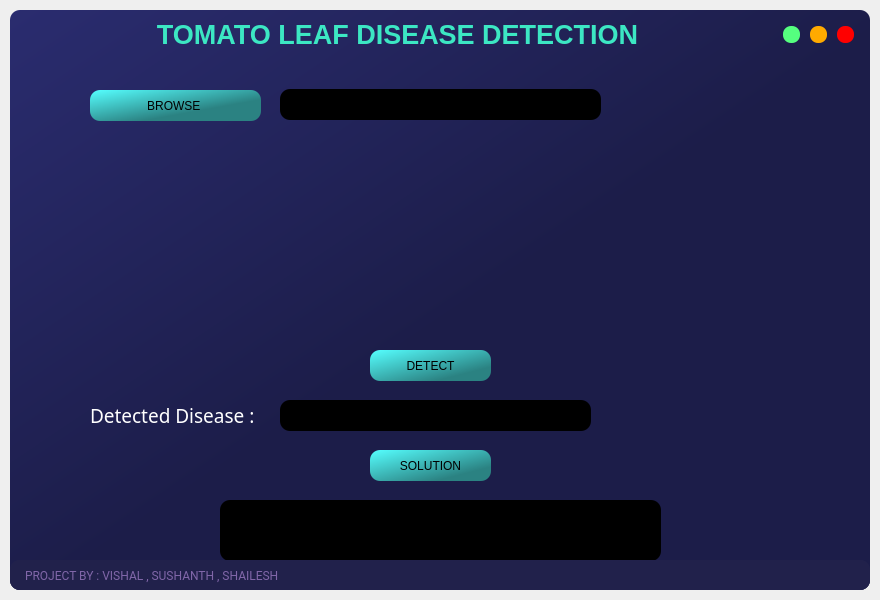
<?xml version="1.0" encoding="UTF-8"?>
<ui version="4.0">
 <class>MainWindow</class>
 <widget class="QMainWindow" name="MainWindow">
  <property name="geometry">
   <rect>
    <x>0</x>
    <y>0</y>
    <width>880</width>
    <height>600</height>
   </rect>
  </property>
  <property name="minimumSize">
   <size>
    <width>880</width>
    <height>600</height>
   </size>
  </property>
  <property name="windowTitle">
   <string>MainWindow</string>
  </property>
  <widget class="QWidget" name="centralwidget">
   <layout class="QVBoxLayout" name="drop_shadow_layout">
    <property name="spacing">
     <number>0</number>
    </property>
    <property name="leftMargin">
     <number>10</number>
    </property>
    <property name="topMargin">
     <number>10</number>
    </property>
    <property name="rightMargin">
     <number>10</number>
    </property>
    <property name="bottomMargin">
     <number>10</number>
    </property>
    <item>
     <widget class="QFrame" name="drop_shadow_frame">
      <property name="styleSheet">
       <string notr="true">background-color: qlineargradient(spread:pad, x1:0, y1:0, x2:1, y2:1, stop:0 rgba(42, 44, 111, 255), stop:0.521368 rgba(28, 29, 73, 255));
border-radius: 10px;</string>
      </property>
      <property name="frameShape">
       <enum>QFrame::NoFrame</enum>
      </property>
      <property name="frameShadow">
       <enum>QFrame::Raised</enum>
      </property>
      <layout class="QVBoxLayout" name="verticalLayout">
       <property name="spacing">
        <number>0</number>
       </property>
       <property name="leftMargin">
        <number>0</number>
       </property>
       <property name="topMargin">
        <number>0</number>
       </property>
       <property name="rightMargin">
        <number>0</number>
       </property>
       <property name="bottomMargin">
        <number>0</number>
       </property>
       <item>
        <widget class="QFrame" name="title_bar">
         <property name="maximumSize">
          <size>
           <width>16777215</width>
           <height>50</height>
          </size>
         </property>
         <property name="styleSheet">
          <string notr="true">background-color: none;</string>
         </property>
         <property name="frameShape">
          <enum>QFrame::NoFrame</enum>
         </property>
         <property name="frameShadow">
          <enum>QFrame::Raised</enum>
         </property>
         <layout class="QHBoxLayout" name="horizontalLayout">
          <property name="spacing">
           <number>0</number>
          </property>
          <property name="leftMargin">
           <number>0</number>
          </property>
          <property name="topMargin">
           <number>0</number>
          </property>
          <property name="rightMargin">
           <number>0</number>
          </property>
          <property name="bottomMargin">
           <number>0</number>
          </property>
          <item>
           <widget class="QFrame" name="frame_title">
            <property name="minimumSize">
             <size>
              <width>0</width>
              <height>50</height>
             </size>
            </property>
            <property name="font">
             <font>
              <family>Roboto Condensed Light</family>
              <pointsize>14</pointsize>
             </font>
            </property>
            <property name="frameShape">
             <enum>QFrame::StyledPanel</enum>
            </property>
            <property name="frameShadow">
             <enum>QFrame::Raised</enum>
            </property>
            <layout class="QVBoxLayout" name="verticalLayout_2">
             <property name="spacing">
              <number>0</number>
             </property>
             <property name="leftMargin">
              <number>15</number>
             </property>
             <property name="topMargin">
              <number>0</number>
             </property>
             <property name="rightMargin">
              <number>0</number>
             </property>
             <property name="bottomMargin">
              <number>0</number>
             </property>
             <item>
              <widget class="QLabel" name="label_title">
               <property name="font">
                <font>
                 <family>Segoe UI</family>
                 <pointsize>20</pointsize>
                </font>
               </property>
               <property name="styleSheet">
                <string notr="true">color: rgb(60, 231, 195);</string>
               </property>
               <property name="text">
                <string>&lt;strong&gt;TOMATO LEAF DISEASE DETECTION</string>
               </property>
               <property name="alignment">
                <set>Qt::AlignCenter</set>
               </property>
              </widget>
             </item>
            </layout>
           </widget>
          </item>
          <item>
           <widget class="QFrame" name="frame_btns">
            <property name="maximumSize">
             <size>
              <width>100</width>
              <height>16777215</height>
             </size>
            </property>
            <property name="frameShape">
             <enum>QFrame::StyledPanel</enum>
            </property>
            <property name="frameShadow">
             <enum>QFrame::Raised</enum>
            </property>
            <layout class="QHBoxLayout" name="horizontalLayout_3">
             <item>
              <widget class="QPushButton" name="btn_maximize">
               <property name="minimumSize">
                <size>
                 <width>16</width>
                 <height>16</height>
                </size>
               </property>
               <property name="maximumSize">
                <size>
                 <width>17</width>
                 <height>17</height>
                </size>
               </property>
               <property name="toolTip">
                <string>Maximize</string>
               </property>
               <property name="styleSheet">
                <string notr="true">QPushButton {
	border: none;
	border-radius: 8px;	
	background-color: rgb(85, 255, 127);
}
QPushButton:hover {	
	background-color: rgba(85, 255, 127, 150);
}</string>
               </property>
               <property name="text">
                <string/>
               </property>
              </widget>
             </item>
             <item>
              <widget class="QPushButton" name="btn_minimize">
               <property name="minimumSize">
                <size>
                 <width>16</width>
                 <height>16</height>
                </size>
               </property>
               <property name="maximumSize">
                <size>
                 <width>17</width>
                 <height>17</height>
                </size>
               </property>
               <property name="toolTip">
                <string>Minimize</string>
               </property>
               <property name="styleSheet">
                <string notr="true">QPushButton {
	border: none;
	border-radius: 8px;		
	background-color: rgb(255, 170, 0);
}
QPushButton:hover {	
	background-color: rgba(255, 170, 0, 150);
}</string>
               </property>
               <property name="text">
                <string/>
               </property>
              </widget>
             </item>
             <item>
              <widget class="QPushButton" name="btn_close">
               <property name="minimumSize">
                <size>
                 <width>16</width>
                 <height>16</height>
                </size>
               </property>
               <property name="maximumSize">
                <size>
                 <width>17</width>
                 <height>17</height>
                </size>
               </property>
               <property name="toolTip">
                <string>Close</string>
               </property>
               <property name="styleSheet">
                <string notr="true">QPushButton {
	border: none;
	border-radius: 8px;		
	background-color: rgb(255, 0, 0);
}
QPushButton:hover {		
	background-color: rgba(255, 0, 0, 150);
}</string>
               </property>
               <property name="text">
                <string/>
               </property>
              </widget>
             </item>
            </layout>
           </widget>
          </item>
         </layout>
        </widget>
       </item>
       <item>
        <widget class="QFrame" name="content_bar">
         <property name="styleSheet">
          <string notr="true">background-color: none;

</string>
         </property>
         <property name="frameShape">
          <enum>QFrame::StyledPanel</enum>
         </property>
         <property name="frameShadow">
          <enum>QFrame::Raised</enum>
         </property>
         <widget class="QLabel" name="labelimage">
          <property name="geometry">
           <rect>
            <x>320</x>
            <y>90</y>
            <width>201</width>
            <height>181</height>
           </rect>
          </property>
          <property name="frameShape">
           <enum>QFrame::WinPanel</enum>
          </property>
          <property name="frameShadow">
           <enum>QFrame::Sunken</enum>
          </property>
          <property name="text">
           <string/>
          </property>
         </widget>
         <widget class="QPushButton" name="browse">
          <property name="geometry">
           <rect>
            <x>80</x>
            <y>30</y>
            <width>171</width>
            <height>31</height>
           </rect>
          </property>
          <property name="styleSheet">
           <string notr="true">background-color: qlineargradient(spread:pad, x1:0, y1:0, x2:1, y2:1, stop:0 rgba(85, 255, 255, 255), stop:0.653409 rgba(43, 130, 130, 255));
font: 87 8pt &quot;Segoe UI Black&quot;;
color: rgb(0, 0, 0);</string>
          </property>
          <property name="text">
           <string>BROWSE </string>
          </property>
         </widget>
         <widget class="QPushButton" name="pushbuttondetect">
          <property name="geometry">
           <rect>
            <x>360</x>
            <y>290</y>
            <width>121</width>
            <height>31</height>
           </rect>
          </property>
          <property name="styleSheet">
           <string notr="true">background-color: qlineargradient(spread:pad, x1:0, y1:0, x2:1, y2:1, stop:0 rgba(85, 255, 255, 255), stop:0.772727 rgba(43, 130, 130, 255));
font: 87 14pt &quot;Segoe UI Black&quot;;
color: rgb(0, 0, 0);</string>
          </property>
          <property name="text">
           <string>DETECT</string>
          </property>
         </widget>
         <widget class="QLabel" name="labeldisease">
          <property name="geometry">
           <rect>
            <x>80</x>
            <y>340</y>
            <width>171</width>
            <height>31</height>
           </rect>
          </property>
          <property name="font">
           <font>
            <family>Segoe UI Black</family>
            <pointsize>14</pointsize>
           </font>
          </property>
          <property name="styleSheet">
           <string notr="true">color: rgb(255, 255, 255);</string>
          </property>
          <property name="text">
           <string>Detected Disease :</string>
          </property>
         </widget>
         <widget class="QLabel" name="diseasedisplay">
          <property name="geometry">
           <rect>
            <x>270</x>
            <y>340</y>
            <width>311</width>
            <height>31</height>
           </rect>
          </property>
          <property name="font">
           <font>
            <family>Segoe UI Black</family>
            <pointsize>11</pointsize>
           </font>
          </property>
          <property name="styleSheet">
           <string notr="true">QLabel{
	
	color: rgb(255, 255, 255);
	background-color: qlineargradient(spread:pad, x1:1, y1:0, x2:1, y2:0, stop:0 rgba(0, 0, 0, 255), stop:1 rgba(255, 255, 255, 255));
	border-radius:10px;
}</string>
          </property>
          <property name="text">
           <string/>
          </property>
          <property name="alignment">
           <set>Qt::AlignCenter</set>
          </property>
         </widget>
         <widget class="QPushButton" name="pushbuttonsolution">
          <property name="geometry">
           <rect>
            <x>360</x>
            <y>390</y>
            <width>121</width>
            <height>31</height>
           </rect>
          </property>
          <property name="styleSheet">
           <string notr="true">background-color: qlineargradient(spread:pad, x1:0, y1:0, x2:1, y2:1, stop:0 rgba(85, 255, 255, 255), stop:0.772727 rgba(43, 130, 130, 255));
font: 87 14pt &quot;Segoe UI Black&quot;;
color: rgb(0, 0, 0);</string>
          </property>
          <property name="text">
           <string>SOLUTION</string>
          </property>
         </widget>
         <widget class="QLabel" name="solution">
          <property name="geometry">
           <rect>
            <x>210</x>
            <y>440</y>
            <width>441</width>
            <height>61</height>
           </rect>
          </property>
          <property name="font">
           <font>
            <family>Segoe UI Black</family>
            <pointsize>11</pointsize>
           </font>
          </property>
          <property name="styleSheet">
           <string notr="true">QLabel{
	
	color: rgb(255, 255, 255);
	background-color: qlineargradient(spread:pad, x1:1, y1:0, x2:1, y2:0, stop:0 rgba(0, 0, 0, 255), stop:1 rgba(255, 255, 255, 255));
	border-radius:10px;
}</string>
          </property>
          <property name="text">
           <string/>
          </property>
          <property name="alignment">
           <set>Qt::AlignCenter</set>
          </property>
         </widget>
         <widget class="QLineEdit" name="filename">
          <property name="geometry">
           <rect>
            <x>270</x>
            <y>29</y>
            <width>321</width>
            <height>31</height>
           </rect>
          </property>
          <property name="font">
           <font>
            <family>Segoe UI Black</family>
            <pointsize>10</pointsize>
           </font>
          </property>
          <property name="styleSheet">
           <string notr="true">background-color: rgb(0, 0, 0);
color: rgb(255, 255, 255);</string>
          </property>
         </widget>
         <widget class="QLabel" name="label">
          <property name="geometry">
           <rect>
            <x>610</x>
            <y>30</y>
            <width>241</width>
            <height>391</height>
           </rect>
          </property>
          <property name="styleSheet">
           <string notr="true">image: url(:/newPrefix/ClipartKey_107809.png);</string>
          </property>
          <property name="text">
           <string/>
          </property>
         </widget>
         <widget class="QLabel" name="label_2">
          <property name="geometry">
           <rect>
            <x>30</x>
            <y>90</y>
            <width>241</width>
            <height>201</height>
           </rect>
          </property>
          <property name="styleSheet">
           <string notr="true">image: url(:/newPrefix/tomato_PNG12588.png);</string>
          </property>
          <property name="text">
           <string/>
          </property>
         </widget>
        </widget>
       </item>
       <item>
        <widget class="QFrame" name="credits_bar">
         <property name="maximumSize">
          <size>
           <width>16777215</width>
           <height>30</height>
          </size>
         </property>
         <property name="styleSheet">
          <string notr="true">background-color: rgb(33, 33, 75);</string>
         </property>
         <property name="frameShape">
          <enum>QFrame::NoFrame</enum>
         </property>
         <property name="frameShadow">
          <enum>QFrame::Raised</enum>
         </property>
         <layout class="QHBoxLayout" name="horizontalLayout_2">
          <property name="spacing">
           <number>0</number>
          </property>
          <property name="leftMargin">
           <number>0</number>
          </property>
          <property name="topMargin">
           <number>0</number>
          </property>
          <property name="rightMargin">
           <number>0</number>
          </property>
          <property name="bottomMargin">
           <number>0</number>
          </property>
          <item>
           <widget class="QFrame" name="frame_label_credits">
            <property name="frameShape">
             <enum>QFrame::StyledPanel</enum>
            </property>
            <property name="frameShadow">
             <enum>QFrame::Raised</enum>
            </property>
            <layout class="QVBoxLayout" name="verticalLayout_3">
             <property name="spacing">
              <number>0</number>
             </property>
             <property name="leftMargin">
              <number>15</number>
             </property>
             <property name="topMargin">
              <number>0</number>
             </property>
             <property name="rightMargin">
              <number>0</number>
             </property>
             <property name="bottomMargin">
              <number>0</number>
             </property>
             <item>
              <widget class="QLabel" name="label_credits">
               <property name="font">
                <font>
                 <family>Roboto</family>
                </font>
               </property>
               <property name="styleSheet">
                <string notr="true">color: rgb(128, 102, 168);</string>
               </property>
               <property name="text">
                <string>PROJECT BY : VISHAL , SUSHANTH , SHAILESH</string>
               </property>
              </widget>
             </item>
            </layout>
           </widget>
          </item>
          <item>
           <widget class="QFrame" name="frame_grip">
            <property name="minimumSize">
             <size>
              <width>30</width>
              <height>30</height>
             </size>
            </property>
            <property name="maximumSize">
             <size>
              <width>30</width>
              <height>30</height>
             </size>
            </property>
            <property name="styleSheet">
             <string notr="true">padding: 5px;</string>
            </property>
            <property name="frameShape">
             <enum>QFrame::StyledPanel</enum>
            </property>
            <property name="frameShadow">
             <enum>QFrame::Raised</enum>
            </property>
           </widget>
          </item>
         </layout>
        </widget>
       </item>
      </layout>
     </widget>
    </item>
   </layout>
  </widget>
 </widget>
 <resources>
  <include location="source.qrc"/>
 </resources>
 <connections/>
</ui>
